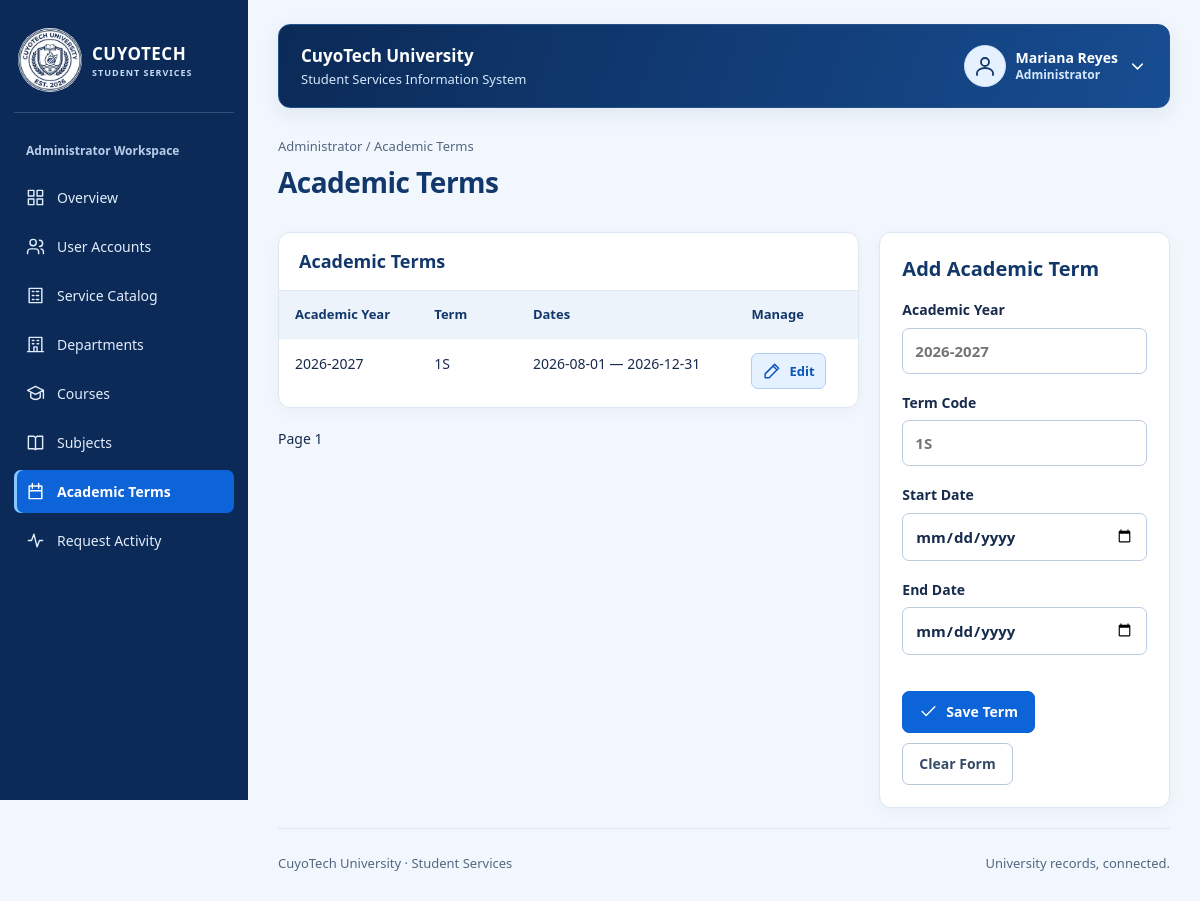
Page /admin/terms.php (signed in) on the committed database.
### tables this page shows
CREATE TABLE IF NOT EXISTS staff_users (
    staff_id INT AUTO_INCREMENT PRIMARY KEY,
    account_id INT NOT NULL UNIQUE,
    department_id INT NULL,
    first_name VARCHAR(200) NOT NULL,
    last_name VARCHAR(200) NOT NULL,
    staff_role VARCHAR(20) NOT NULL,
    access_scope VARCHAR(20) NOT NULL DEFAULT 'UNIVERSITY',
    FOREIGN KEY (account_id) REFERENCES accounts(account_id),
    FOREIGN KEY (department_id) REFERENCES departments(department_id)
);

CREATE TABLE IF NOT EXISTS academic_terms (
    term_id INT AUTO_INCREMENT PRIMARY KEY,
    academic_year VARCHAR(9) NOT NULL,
    term_code VARCHAR(20) NOT NULL,
    starts_on DATE NOT NULL,
    ends_on DATE NOT NULL,
    UNIQUE (academic_year, term_code)
);

### config/database.php (called while the page is built)
<?php
function config(): array
{
    return [
        'host' => '127.0.0.1',
        'port' => '3306',
        'database' => 'cuyotech_ssis_db',
        'username' => 'root',
        'password' => '',
        'base_url' => '/CuyoTech-SSIS',
        'campus_image' => '',
        'grade_values' => [],
    ];
}
function db(): PDO
{
    static $pdo;
    if (!$pdo) {
        $c = config();
        $pdo = new PDO(
            "mysql:host={$c['host']};port={$c['port']};dbname={$c['database']}",
            $c['username'],
            $c['password'],
            [
                PDO::ATTR_ERRMODE => PDO::ERRMODE_EXCEPTION,
                PDO::ATTR_DEFAULT_FETCH_MODE => PDO::FETCH_ASSOC,
                PDO::ATTR_EMULATE_PREPARES => false,
            ]
        );
        $pdo->exec("SET time_zone = '+00:00'");
    }
    return $pdo;
}

### includes/auth.php (called while the page is built, shortened)
<?php
require_once __DIR__ . '/functions.php';
function current_user(): ?array
{
    $user = one('SELECT a.account_id, a.email, a.account_role, a.is_active,
        COALESCE(s.first_name,f.first_name) AS first_name,COALESCE(s.last_name,f.last_name) AS last_name,
        s.student_id, s.department_id AS student_department_id, TRIM(CONCAT(s.first_name,CHAR(32),s.last_name)) AS student_name,
        f.staff_id, TRIM(CONCAT(f.first_name,CHAR(32),f.last_name)) AS staff_name, f.staff_role, f.access_scope, f.department_id
        FROM accounts a LEFT JOIN students s ON s.account_id=a.account_id
        LEFT JOIN staff_users f ON f.account_id=a.account_id WHERE a.account_id=?', [$_SESSION['account_id']]);
    $user['role'] = $user['account_role'] === 'STUDENT' ? 'STUDENT' : $user['staff_role'];
    $user['full_name'] = $user['student_name'] ?: $user['staff_name'];
    return $user;
}
function require_role(string ...$allowed): array
{
    $user = current_user();
    return $user;
}
function portal(array $user): string
{
    return strtolower($user['role']);
}

### admin/terms.php (the view, shortened to what this page needs)
<?php
require_once __DIR__ . '/../includes/auth.php';
$user = require_role('ADMIN');
$edit = input('edit') !== '' ? one('SELECT * FROM academic_terms WHERE term_id=?', [positive_id('edit')]) : null;
$list = rows('SELECT * FROM academic_terms ORDER BY starts_on DESC' . page_limit());
$title = 'Academic Terms';
require __DIR__ . '/../includes/header.php';
?>
<div class="management-grid">
    <div class="management-list">
        <section class="panel flush">
            <div class="panel-title">
                <h2>Academic Terms</h2>
            </div>
            <div class="table-wrap">
                <table>
                    <thead>
                        <tr>
                            <th>Academic Year</th>
                            <th>Term</th>
                            <th>Dates</th>
                            <th>Manage</th>
                        </tr>
                    </thead>
                    <tbody>
                        <?php foreach ($list as $row): ?>
                            <tr>
                                <td>
                                    <?= e($row['academic_year']) ?>
                                </td>
                                <td>
                                    <?= e($row['term_code']) ?>
                                </td>
                                <td>
                                    <?= e($row['starts_on']) ?> — <?= e($row['ends_on']) ?>
                                </td>
                                <td>
                                    <a class="button edit compact" href="<?= e(list_query(['edit' => $row['term_id']])) ?>"><?= icon('edit') ?> Edit</a>
                                </td>
                            </tr>
                        <?php endforeach; ?>
                    </tbody>
                </table>
            </div>
        </section>
        <?php pagination(); ?>
    </div>
    <aside class="management-editor" aria-label="Record Editor">
        <form method="post" class="panel" <?= $edit ? 'data-confirm="Save changes to this catalog record?"' : '' ?>>
            <h2>
                <?= $edit ? 'Edit Term' : 'Add Academic Term' ?>
            </h2>
            <div class="field-grid">
                <label>Academic Year<input name="academic_year" required pattern="[0-9]{4}-[0-9]{4}" value="<?= e(input('academic_year', (string)($edit['academic_year'] ?? ''))) ?>" placeholder="2026-2027">
                </label>
                <label>Term Code<input name="term_code" maxlength="20" required value="<?= e(input('term_code', (string)($edit['term_code'] ?? ''))) ?>" placeholder="1S">
                </label>
                <label>Start Date<input type="date" name="starts_on" required value="<?= e(input('starts_on', (string)($edit['starts_on'] ?? ''))) ?>">
                </label>
                <label>End Date<input type="date" name="ends_on" required value="<?= e(input('ends_on', (string)($edit['ends_on'] ?? ''))) ?>">
                </label>
            </div>
            <div class="actions"><button type="submit"><?= icon('check') ?> <?= $edit ? 'Update Term' : 'Save Term' ?></button> <?php if ($edit): ?>
                    <a class="button secondary" href="<?= e(url('admin/terms.php' . list_query())) ?>">Cancel Editing</a>
                <?php else: ?>
                    <button type="reset" class="button secondary" data-clear-form>Clear Form</button>
                <?php endif; ?>
            </div>
        </form>
    </aside>
</div>
<?php require __DIR__ . '/../includes/footer.php'; ?>

### includes/header.php (shortened to what this page needs)
<!doctype html>
<html lang="en">
<head>
    <link rel="stylesheet" href="<?= e(url('assets/css/app.css')) ?>">
</head>
<body class="portal-layout">
    <header class="topbar">
        <div class="workspace-name">CuyoTech University<small>Student Services Information System</small></div>
        <button type="button" class="menu-toggle" aria-controls="portal-nav" aria-expanded="false"><?= icon('menu') ?> Menu</button>
        <details class="profile-menu">
            <summary aria-label="Open account menu">
                <span class="avatar"><?= icon('profile') ?></span>
                <span class="profile-identity"><strong><?= e($user['full_name']) ?></strong><small><?= e(ui_label($user['role'])) ?></small></span>
                <?= icon('chevron') ?>
            </summary>
        </details>
    </header>
    <div class="shell">
        <?php require __DIR__ . '/sidebar.php'; ?>
        <main class="content" id="main" tabindex="-1">
            <div class="eyebrow">
                <?= e(ui_label($user['role'])) ?> / <?= e(ucwords($title)) ?>
            </div>
            <div class="page-heading">
                <div>
                    <h1>
                        <?= e(ucwords($title)) ?>
                    </h1>
                </div>
            </div>

### includes/functions.php (shortened to what this page needs)
<?php
require_once __DIR__ . '/../config/database.php';
function e($value): string
{
    return htmlspecialchars((string) ($value ?? ''), ENT_QUOTES | ENT_SUBSTITUTE, 'UTF-8');
}
function url(string $path): string
{
    return config()['base_url'] . '/' . ltrim($path, '/');
}
function query(string $sql, array $params = []): PDOStatement
{
    $stmt = db()->prepare($sql);
    $stmt->execute($params);
    return $stmt;
}
function rows(string $sql, array $params = []): array
{
    return query($sql, $params)->fetchAll();
}
function one(string $sql, array $params = []): ?array
{
    return query($sql, $params)->fetch() ?: null;
}
function input(string $name, string $default = ''): string
{
    $value = $_POST[$name] ?? $_GET[$name] ?? $default;
    return is_string($value) ? trim($value) : $default;
}
function page_limit(): string
{
    $page = max(1, min(100000, (int) input('page', '1')));
    return ' LIMIT 21 OFFSET ' . (($page - 1) * 20);
}
function pagination(): void
{
    $page = max(1, (int) input('page', '1'));
    echo '<nav class="pagination" aria-label="Pagination">';
    echo '<span>Page ' . e($page) . '</span>
</nav>';
}
function icon(string $name): string
{
    $aliases = ['accounts' => 'users', 'students' => 'student', 'departments' => 'building', 'courses' => 'graduation', 'subjects' => 'book', 'enrollments' => 'enrollment', 'terms' => 'calendar', 'grades' => 'results', 'document-requests' => 'file', 'service-catalog' => 'catalog', 'receipts' => 'receipt', 'payments' => 'payment', 'clearance' => 'shield', 'clearances' => 'shield', 'clearance-status' => 'shield', 'activity-log' => 'activity'];
    $paths = [
        'enrollment' => 'M8 4H5v17h14V4h-3 M8 2h8v5H8z M8 13l3 3 5-6',
        'student' => 'M5 21v-2a7 5 0 0 1 14 0v2 M8 8v3a4 4 0 0 0 8 0V8 M3 5l9-4 9 4-9 4z M21 5v7',
        'building' => 'M4 21V3h16v18 M2 21h20 M8 7h2 M14 7h2 M8 11h2 M14 11h2 M10 21v-6h4v6',
        'graduation' => 'M2 8l10-5 10 5-10 5z M6 11v6q6 5 12 0v-6 M22 8v10',
        'results' => 'M4 3v18h17 M8 17v-4 M13 17V9 M18 17V5',
        'receipt' => 'M5 2l3 2 4-2 4 2 3-2v20l-3-2-4 2-4-2-3 2z M8 8h8 M8 12h8 M8 16h5',
        'shield' => 'M12 2l8 3v6c0 5-4 9-8 11-4-2-8-6-8-11V5z m-4 9 3 3 5-6',
        'catalog' => 'M4 3h16v18H4z M8 7h2 M13 7h3 M8 12h2 M13 12h3 M8 17h2 M13 17h3',
        'back' => 'M20 12H4 m7-7-7 7 7 7',
        'chevron' => 'm6 9 6 6 6-6',
        'dashboard' => 'M3 3h7v7H3z M14 3h7v7h-7z M3 14h7v7H3z M14 14h7v7h-7z',
        'users' => 'M16 21v-2a4 4 0 0 0-4-4H6a4 4 0 0 0-4 4v2 M9 11a4 4 0 1 0 0-8 4 4 0 0 0 0 8 M17 4a4 4 0 0 1 0 8 M22 21v-2a4 4 0 0 0-3-4',
        'book' => 'M3 4h7l2 2 2-2h7v16h-7l-2 1-2-1H3z M12 6v15',
        'calendar' => 'M4 5h16v16H4z M8 2v6 M16 2v6 M4 11h16',
        'file' => 'M5 3h10l4 4v14H5z M14 3v5h5 M8 12h8 M8 16h6',
        'check' => 'm4 12 5 5L20 6',
        'close' => 'm6 6 12 12 M18 6 6 18',
        'payment' => 'M3 5h18v14H3z M3 9h18 M6 15h4',
        'activity' => 'M3 12h4l3-8 4 16 3-8h4',
        'profile' => 'M12 12a4 4 0 1 0 0-8 4 4 0 0 0 0 8 M4 21v-2a8 5 0 0 1 16 0v2',
        'search' => 'M10 17a7 7 0 1 0 0-14 7 7 0 0 0 0 14 m5-2 6 6',
        'add' => 'M12 4v16 M4 12h16',
        'edit' => 'm4 15 12-12 5 5L9 20H4z M14 5l5 5',
        'eye' => 'M2 12s4-7 10-7 10 7 10 7-4 7-10 7S2 12 2 12 M12 15a3 3 0 1 0 0-6 3 3 0 0 0 0 6',
        'logout' => 'M9 4H3v16h6 M9 12h12 m-5-5 5 5-5 5',
        'print' => 'M6 9V3h12v6 M6 17H3V9h18v8h-3 M6 14h12v7H6z',
        'menu' => 'M3 6h18 M3 12h18 M3 18h18',
        'delete' => 'M3 6h18 M9 6V3h6v3 M5 6l1 15h12l1-15 M10 10v7 M14 10v7',
    ];
    $name = $aliases[$name] ?? $name;
    $path = $paths[$name] ?? $paths['file'];
    return '<svg class="icon" viewBox="0 0 24 24" fill="none" stroke="currentColor" stroke-width="1.8" stroke-linecap="round" stroke-linejoin="round" aria-hidden="true" focusable="false"><path d="' . $path . '"/></svg>';
}
function ui_label(string $value): string
{
    $labels = ['ADMIN' => 'Administrator', 'DEPARTMENT' => 'Department Staff', 'UNIVERSITY' => 'University-wide'];
    return $labels[$value] ?? ucwords(strtolower(str_replace('_', ' ', $value)));
}
?>
<?php
function list_query(array $changes = []): string
{
    $params = [];
    foreach ($changes as $key => $value) {
        if ($value === null) unset($params[$key]);
        else $params[$key] = $value;
    }
    return $params ? '?' . http_build_query($params) : '';
}

### includes/sidebar.php
<?php
$menus = [
    'ADMIN' => ['dashboard' => 'Overview', 'accounts' => 'User accounts', 'service-catalog' => 'Service catalog', 'departments' => 'Departments', 'courses' => 'Courses', 'subjects' => 'Subjects', 'terms' => 'Academic terms', 'activity-log' => 'Request activity'],
    'STUDENT' => ['dashboard' => 'My overview', 'subjects' => 'Enrolled subjects', 'grades' => 'My grades', 'enrollments' => 'Enrollment history', 'document-requests' => 'Document requests', 'payments' => 'Payment history', 'receipts' => 'Receipts', 'clearance' => 'Clearance'],
    'REGISTRAR' => ['dashboard' => 'Registrar desk', 'enrollments' => 'Enrollments', 'grades' => 'Grade records', 'document-requests' => 'Document requests', 'clearance-status' => 'Clearance status'],
    'CASHIER' => ['dashboard' => 'Cashier desk', 'payments' => 'Payment verification', 'receipts' => 'Issued receipts'],
    'DEPARTMENT' => ['dashboard' => 'Department desk', 'clearances' => 'Clearance processing', 'students' => 'Department students'],
];
$page = basename($_SERVER['SCRIPT_NAME'], '.php');
$parentPages = [
    'account-create' => 'accounts',
    'account-edit' => 'accounts',
    'account-toggle' => 'accounts',
    'request-create' => 'document-requests',
    'request-details' => 'document-requests',
    'enrollment-details' => 'enrollments',
    'grade-entry' => 'grades',
    'payment-create' => 'payments',
    'payment-details' => 'payments',
    'verify-payment' => 'payments',
    'clearance-details' => 'clearances'
];
$activePage = $parentPages[$page] ?? $page;
?>
<nav class="sidebar" id="portal-nav" aria-label="Portal navigation">
    <a class="brand" href="<?= e(url(portal($user) . '/dashboard.php')) ?>">
        <span class="brand-emblem"><img class="university-logo" src="<?= e(url('assets/images/CuyoTech-Logo.png')) ?>" alt="" width="80" height="80"></span>
        <div>CUYOTECH<small>STUDENT SERVICES</small>
        </div>
    </a>
    <div class="label"><?= e(ui_label($user['role'])) ?> Workspace</div>
    <?php foreach ($menus[$user['role']] as $file => $label): ?>
        <a <?= $activePage === $file ? 'aria-current="page"' : '' ?> class="<?= $activePage === $file ? 'active' : '' ?>" href="<?= e(url(portal($user) . '/' . $file . '.php')) ?>">
            <?= icon($file) ?>
            <?= e(ucwords($label)) ?>
        </a>
    <?php endforeach; ?>
</nav>

### rows in the picture
staff_users: staff_role "Administrator", staff_role "Overview", staff_role "User Accounts", staff_role "Service Catalog", staff_role "Departments", staff_role "Courses", staff_role "Subjects", staff_role "Academic Terms", staff_role "Request Activity"
academic_terms: academic_year "2026-2027", term_code "1S", starts_on "2026-08-01", ends_on "2026-12-31"

### other values in the picture
$user['full_name'] "Mariana Reyes"
$title "Academic Terms"
$page "1"
